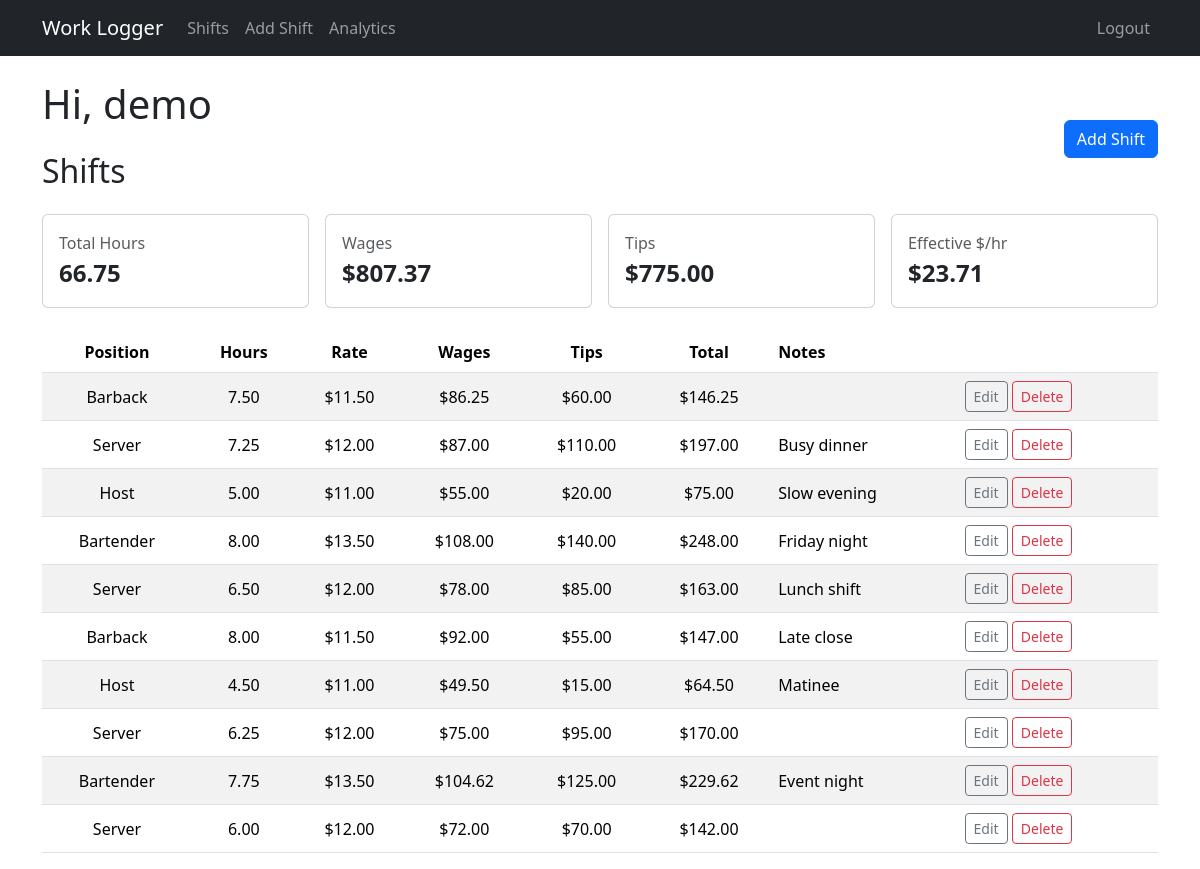
Screenshot of / (signed in) with the database file from the repository.
### app.py (models this page shows, shortened)
class User(db.Model, UserMixin):
    id = db.Column(db.Integer, primary_key=True)
    username = db.Column(db.String(80), unique=True, nullable=False, index=True)
    password_hash = db.Column(db.String(255), nullable=False)

class Shift(db.Model):
    id = db.Column(db.Integer, primary_key=True)
    date = db.Column(db.Date, nullable=False, index=True)
    position = db.Column(db.String(80), nullable=False)
    hours = db.Column(db.Float, nullable=False)
    hourly_rate = db.Column(db.Float, nullable=False)
    tips = db.Column(db.Float, nullable=False, default=0.0)
    notes = db.Column(db.Text, nullable=True)
    user_id = db.Column(db.Integer, db.ForeignKey('user.id'), index=True, nullable=True)
    user = db.relationship('User', backref=db.backref('shifts', lazy=True))
    start_dt = db.Column(db.DateTime, nullable=True)
    end_dt = db.Column(db.DateTime, nullable=True)
    @property
    def wages(self) -> float:
        return round((self.hours or 0.0) * (self.hourly_rate or 0.0), 2)
    @property
    def total_pay(self) -> float:
        return round(self.wages + (self.tips or 0.0), 2)

### app.py (the view)
@app.route("/")
@login_required
def index():
    shifts = Shift.query.filter(Shift.user_id == current_user.id).order_by(Shift.date.desc(), Shift.id.desc()).all()
    totals = {
        "hours": round(sum(s.hours for s in shifts) or 0.0, 2),
        "wages": round(sum(s.wages for s in shifts) or 0.0, 2),
        "tips": round(sum(s.tips for s in shifts) or 0.0, 2),
    }
    totals["pay"] = round(totals["wages"] + totals["tips"], 2)
    effective_hr = round((totals["pay"] / totals["hours"]) if totals["hours"] else 0.0, 2)
    return render_template("index.html", shifts=shifts, totals=totals, effective_hr=effective_hr)

### app.py (called while the page is built)
@login_manager.user_loader
def load_user(user_id: str):
    return db.session.get(User, int(user_id))

### templates/index.html
{% extends 'base.html' %}
{% block content %}
<div class="d-flex align-items-center justify-content-between mb-3">
  <div>
    <h1 class="mb-4" style="margin-bottom:2.5rem;">Hi, {{ current_user.username }}</h1>
    <h2>Shifts</h2>
  </div>
  <a class="btn btn-primary" href="{{ url_for('add_shift') }}">Add Shift</a>
  </div>
<div class="row g-3 mb-4">
  <div class="col-md-3">
    <div class="card">
      <div class="card-body">
        <div class="text-muted">Total Hours</div>
        <div class="fs-4 fw-bold">{{ totals.hours }}</div>
      </div>
    </div>
  </div>
  <div class="col-md-3">
    <div class="card">
      <div class="card-body">
        <div class="text-muted">Wages</div>
        <div class="fs-4 fw-bold">${{ '%.2f' % totals.wages }}</div>
      </div>
    </div>
  </div>
  <div class="col-md-3">
    <div class="card">
      <div class="card-body">
        <div class="text-muted">Tips</div>
        <div class="fs-4 fw-bold">${{ '%.2f' % totals.tips }}</div>
      </div>
    </div>
  </div>
  <div class="col-md-3">
    <div class="card">
      <div class="card-body">
        <div class="text-muted">Effective $/hr</div>
        <div class="fs-4 fw-bold">${{ '%.2f' % effective_hr }}</div>
      </div>
    </div>
  </div>
</div>
<div class="table-responsive">
  <table class="table table-striped align-middle">
    <thead>
      <tr>
        <th class="text-center">Position</th>
        <th class="text-center">Hours</th>
        <th class="text-center">Rate</th>
        <th class="text-center">Wages</th>
        <th class="text-center">Tips</th>
        <th class="text-center">Total</th>
        <th>Notes</th>
        <th></th>
      </tr>
    </thead>
    <tbody>
      {% for s in shifts %}
        <tr>
          <td class="text-center">{{ s.position }}</td>
          <td class="text-center">{{ '%.2f' % s.hours }}</td>
          <td class="text-center">${{ '%.2f' % s.hourly_rate }}</td>
          <td class="text-center">${{ '%.2f' % s.wages }}</td>
          <td class="text-center">${{ '%.2f' % s.tips }}</td>
          <td class="text-center">${{ '%.2f' % s.total_pay }}</td>
          <td>{{ s.notes }}</td>
          <td class="text-nowrap">
            <a class="btn btn-sm btn-outline-secondary" href="{{ url_for('edit_shift', shift_id=s.id) }}">Edit</a>
            <form method="post" action="{{ url_for('delete_shift', shift_id=s.id) }}" class="d-inline" onsubmit="return confirm('Delete this shift?');">
              <button class="btn btn-sm btn-outline-danger" type="submit">Delete</button>
            </form>
          </td>
        </tr>
      {% else %}
        <tr>
          <td colspan="9" class="text-center text-muted">No shifts yet. Add your first one!</td>
        </tr>
      {% endfor %}
    </tbody>
  </table>
</div>
{% endblock %}

### templates/base.html (shortened to what this page needs)
<!doctype html>
<html lang="en">
  <head>
    <link href="https://cdn.jsdelivr.net/npm/bootstrap@5.3.3/dist/css/bootstrap.min.css" rel="stylesheet">
    <link href="{{ url_for('static', filename='css/styles.css') }}" rel="stylesheet">
  </head>
  <body>
    <nav class="navbar navbar-expand-lg navbar-dark bg-dark mb-4">
      <div class="container">
        <a class="navbar-brand" href="{{ url_for('index') }}">Work Logger</a>
        <div class="collapse navbar-collapse" id="nav">
          <ul class="navbar-nav me-auto mb-2 mb-lg-0">
            {% if current_user.is_authenticated %}
              <li class="nav-item"><a class="nav-link" href="{{ url_for('index') }}">Shifts</a></li>
              <li class="nav-item"><a class="nav-link" href="{{ url_for('add_shift') }}">Add Shift</a></li>
              <li class="nav-item"><a class="nav-link" href="{{ url_for('analytics') }}">Analytics</a></li>
            {% endif %}
          </ul>
          <ul class="navbar-nav mb-2 mb-lg-0">
            {% if current_user.is_authenticated %}
              <li class="nav-item"><a class="nav-link" href="{{ url_for('logout') }}">Logout</a></li>
            {% else %}
              <li class="nav-item"><a class="nav-link" href="{{ url_for('login') }}">Login</a></li>
              <li class="nav-item"><a class="nav-link" href="{{ url_for('register') }}">Register</a></li>
            {% endif %}
          </ul>
        </div>
      </div>
    </nav>
    <div class="container">
      {% block content %}{% endblock %}
    </div>
  </body>
  </html>

### rows the page displays
User: username "demo"
Shift: position "Barback", hours "7.50", hourly_rate "11.50", wages "86.25", tips "60.00", total_pay "146.25"
Shift: position "Server", hours "7.25", hourly_rate "12.00", wages "87.00", tips "110.00", total_pay "197.00", notes "Busy dinner"
Shift: position "Host", hours "5.00", hourly_rate "11.00", wages "55.00", tips "20.00", total_pay "75.00", notes "Slow evening"
Shift: position "Bartender", hours "8.00", hourly_rate "13.50", wages "108.00", tips "140.00", total_pay "248.00", notes "Friday night"
Shift: position "Server", hours "6.50", hourly_rate "12.00", wages "78.00", tips "85.00", total_pay "163.00", notes "Lunch shift"
Shift: position "Barback", hours "8.00", hourly_rate "11.50", wages "92.00", tips "55.00", total_pay "147.00", notes "Late close"
Shift: position "Host", hours "4.50", hourly_rate "11.00", wages "49.50", tips "15.00", total_pay "64.50", notes "Matinee"
Shift: position "Server", hours "6.25", hourly_rate "12.00", wages "75.00", tips "95.00", total_pay "170.00"
Shift: position "Bartender", hours "7.75", hourly_rate "13.50", wages "104.62", tips "125.00", total_pay "229.62", notes "Event night"
Shift: position "Server", hours "6.00", hourly_rate "12.00", wages "72.00", tips "70.00", total_pay "142.00"

### other values shown
{{ totals.hours }} "66.75"
{{ '%.2f' % totals.wages }} "807.37"
{{ '%.2f' % totals.tips }} "775.00"
{{ '%.2f' % effective_hr }} "23.71"
